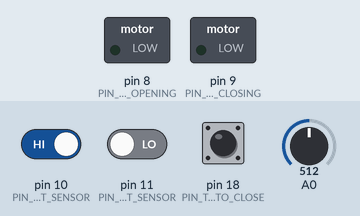
A sketch run on a simulated Arduino Mega 2560, built with avr-gcc and run on an emulated ATmega2560. Parts: switched loads named in the sketch (green lamp = pin HIGH). The inputs (shaded band) are chosen by the test bench; at power-on: pin 18 (PIN_THE_BUTTON_TO_CLOSE) LOW, pin 10 (PIN_UP_HALL_EFFECT_SENSOR) HIGH, pin 11 (PIN_DOWN_HALL_EFFECT_SENSOR) LOW, A0 = 512.

Above: at 1.2 s.
1.3 s: pin 18 (PIN_THE_BUTTON_TO_CLOSE) pulled HIGH for 0.15 s
At 2.4 s:
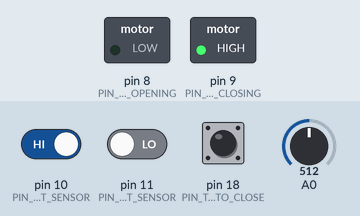
Timing chart, 0 to 4.3 s (numbered marks = the images above; inputs shaded):
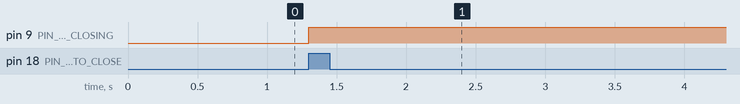

The sketch:

AutomaticDoorForChickenCoop.ino
```cpp
//Photoresistor must be on "A0" PIN.
const int PIN_MOTOR_FOR_OPENING = 8;
const int PIN_MOTOR_FOR_CLOSING = 9;
const int PIN_UP_HALL_EFFECT_SENSOR = 10;
const int PIN_DOWN_HALL_EFFECT_SENSOR = 11;
const int PIN_THE_BUTTON_TO_CLOSE = 18; //must be a pin that handles interruption. For Arduino Mega 2,3,18,19,20,21.

const float MINI_ANALOG_VALUE_FROM_PHOTORESISTOR_FOR_DAYTIME = 100; //Value found by empirical method...

float analogValueFromPhotoresistor = 0;

void closingTheDoor()
{
  static boolean theDoorIsClosed = false;
  while (theDoorIsClosed == false)
  {
    if (digitalRead(PIN_DOWN_HALL_EFFECT_SENSOR) == LOW)
    {
      digitalWrite(PIN_MOTOR_FOR_CLOSING, HIGH);
      delay(2000);
    }else
    {
      theDoorIsClosed = true;
    }
  }

  //To compensate the water evaporation.
  digitalWrite(PIN_MOTOR_FOR_CLOSING, HIGH);
  delay(2000);
}

void openingOfTheDoor()
{
  static boolean theDoorIsOpen = false;
  while (theDoorIsOpen == false)
  {
    if (digitalRead(PIN_UP_HALL_EFFECT_SENSOR) == LOW)
    {
      digitalWrite(PIN_MOTOR_FOR_OPENING, HIGH);
      delay(2000);
    }else
    {
      theDoorIsOpen = true;
    }
  }
}

void setup()
{
   pinMode(PIN_MOTOR_FOR_OPENING,OUTPUT);
   pinMode(PIN_MOTOR_FOR_CLOSING,OUTPUT);
   pinMode(PIN_UP_HALL_EFFECT_SENSOR,INPUT);
   pinMode(PIN_DOWN_HALL_EFFECT_SENSOR,INPUT);
   pinMode(PIN_THE_BUTTON_TO_CLOSE,INPUT);

   attachInterrupt(digitalPinToInterrupt(PIN_THE_BUTTON_TO_CLOSE), closingTheDoor, RISING);
}


void loop()
{
  analogValueFromPhotoresistor = analogRead(A0);
  if (analogValueFromPhotoresistor > MINI_ANALOG_VALUE_FROM_PHOTORESISTOR_FOR_DAYTIME)
  {
    openingOfTheDoor();
  }
}
```

Measured:
- after the input at 1.3 s, pin 9 (PIN_MOTOR_FOR_CLOSING): LOW → HIGH at once
